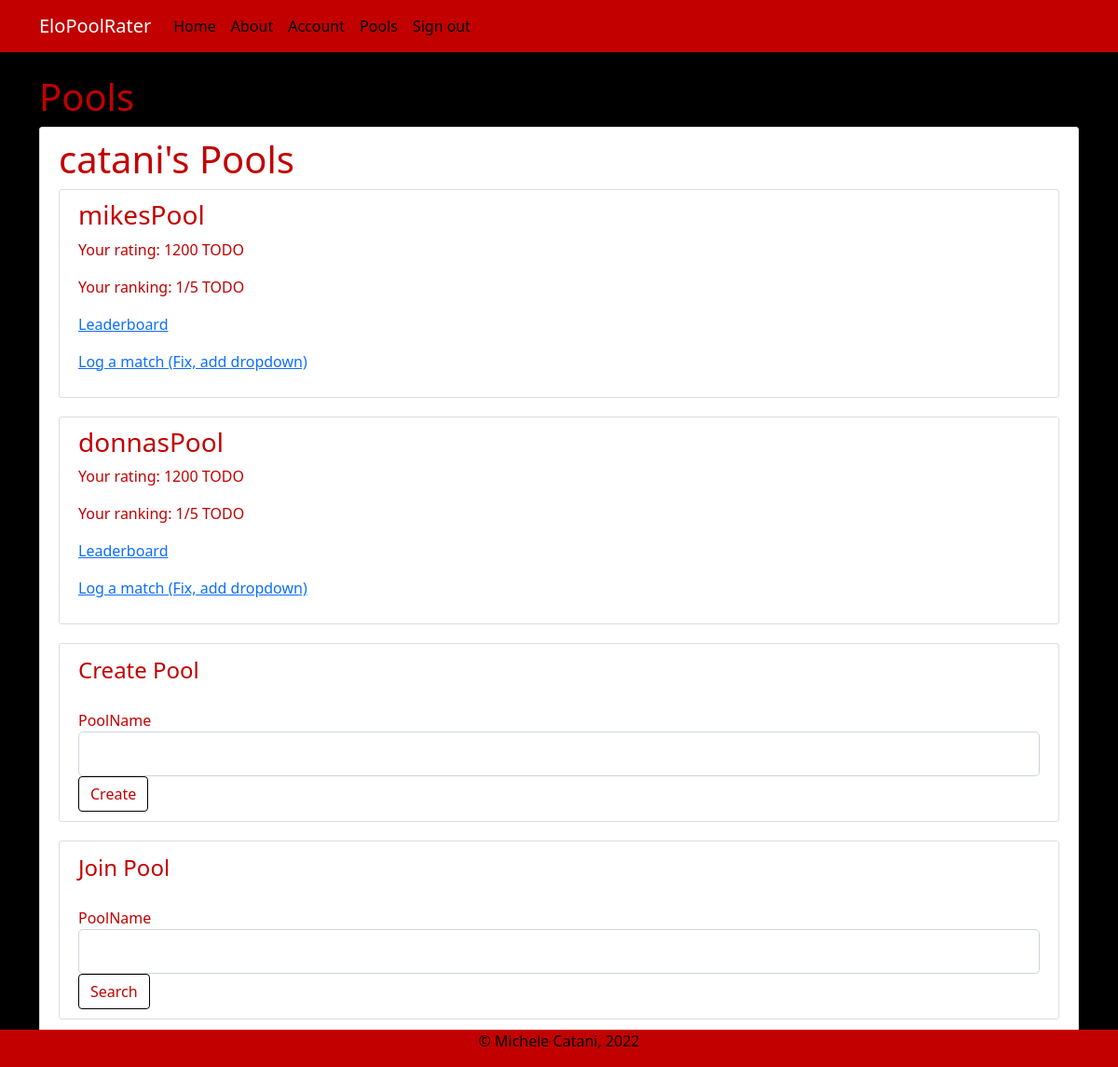
Before: /pools (signed in) with the older database file.
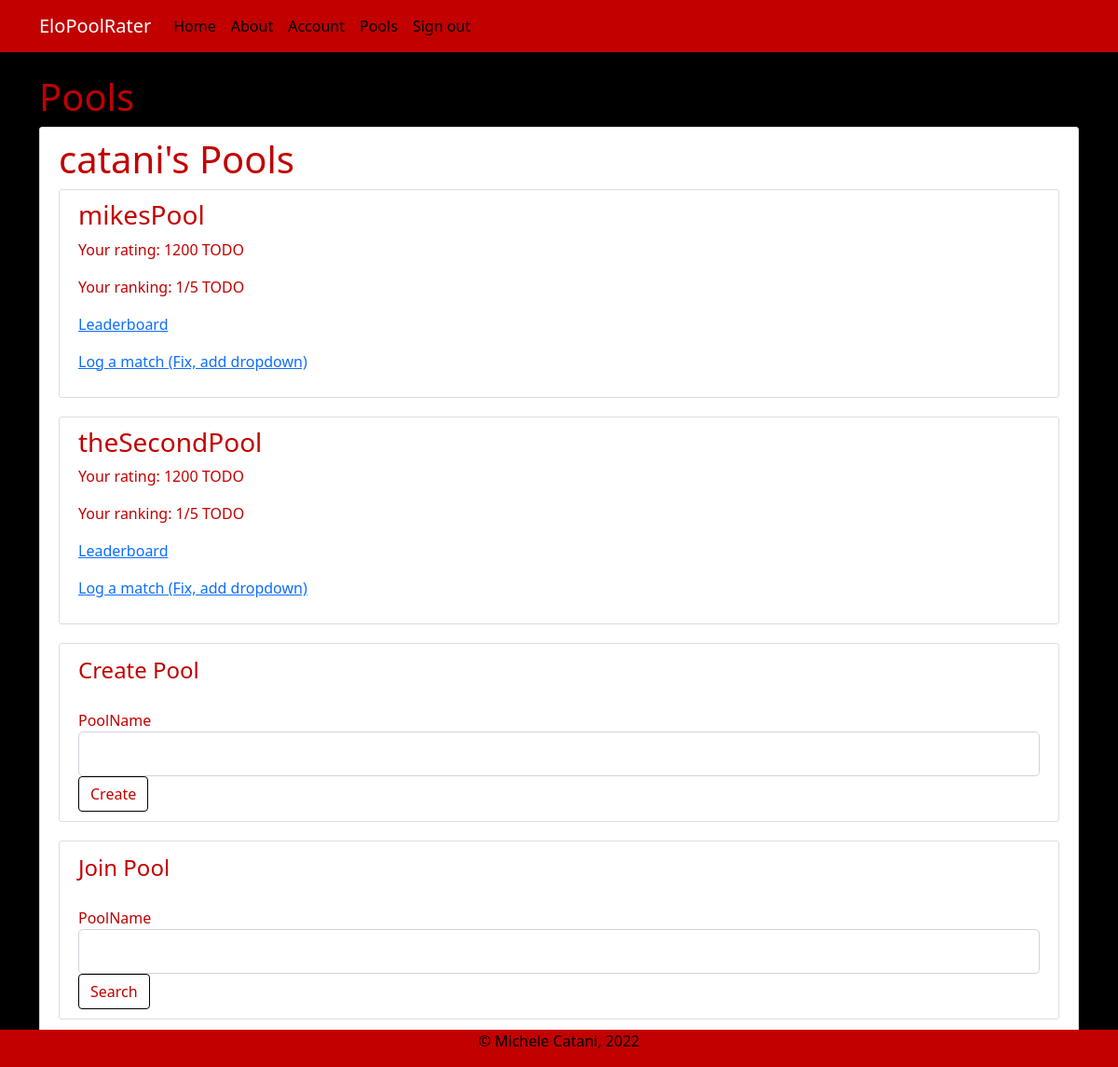
After: the same page with the newer database file.
### rankTheBoysApp/models.py (models this page shows, shortened)
class Pool(db.Model):
    __tablename__ = 'pools'
    id = db.Column(db.Integer, primary_key=True)
    name = db.Column(db.String(20), nullable=False)
    users = db.relationship('User', secondary='userpools')

### rankTheBoysApp/pools/routes.py (the view, shortened to what this page needs)
@thePools.route("/pools", methods=['GET', 'POST'])
@login_required
def pools():
    form = CreatePoolForm()
    form1 = JoinPoolForm()
    if form1.search.data and form1.validate():
        pool = Pool.query.filter_by(name=form1.poolname.data).first()
        current_user.pools.append(pool)
        db.session.commit()
        flash('You have joined the pool!')
        return redirect(url_for('pools.pools'))
    return render_template('pools.html', title='Pools', form=form, form1=form1)

### rankTheBoysApp/pools/forms.py (shortened to what this page needs)
class CreatePoolForm(FlaskForm):
    poolname = StringField('PoolName', validators=[DataRequired(), Length(min=2, max=20)])
    submit = SubmitField('Create')

class JoinPoolForm(FlaskForm):
    poolname = StringField('PoolName', validators=[DataRequired(), Length(min=2, max=20)])
    search = SubmitField('Search')

### rankTheBoysApp/models.py (called while the page is built)
@login_manager.user_loader
def load_user(user_id):
    return User.query.get(int(user_id))

### rankTheBoysApp/templates/pools.html (shortened to what this page needs)
{% extends "layout.html" %}
{%block content%}
    <h1>Pools</h1>
    <div class="content-section">
        <div class="media-body">
            <h2 class="account-heading"> {{ current_user.username }}'s Pools </h>
        </div>
        <div>
            {% if current_user.pools %}
                {% for pool in current_user.pools %}
                <div class="media content-section">
                    <h3>{{ pool.name }}</h3>
                    <p>Your rating: 1200 TODO </p>
                    <p>Your ranking: 1/5 TODO </p>
                    <p><a class="mr-2" href="{{ url_for('pools.leaderboard', poolname=pool.name)}}">Leaderboard</a></p>
                    <p><a class="mr-2" href="{{ url_for('pools.log_match', poolname=pool.name)}}">Log a match (Fix, add dropdown)</a></p>
                </div>
                {% endfor %}
            {% else %}
                <p>You currently aren't in any pools!</p>
            {% endif %}
        </div>
        <div class="media content-section">
            <form method="POST" action = "">
                <fieldset class="form_group">
                    <legend class="border_bottom mb-4"> Create Pool</legend>
                    <div class = "form-group">
                        {{  form.poolname.label(class="form=control-label") }}
                        {% if form.poolname.errors %}
                            {{form.poolname(class="form-control form-control-lg is-invalid")}}
                            <div class="invalid-feedback">
                                {% for error in form.poolname.errors %}
                                    <span>
                                        {{ error }}
                                    </span>
                                {% endfor %}
                                </div>
                        {% else %}
                        {{  form.poolname(class="form-control form-control-lg") }}
                        {%endif%}
                    </div>
                </fieldset>
                <div class="form-group">
                    {{ form.submit(class="btn btn-outline-info") }}
                </div>
            </form>
        </div>
        <div class="media content-section">
            <form method="POST" action = "">
                <fieldset class="form_group">
                    <legend class="border_bottom mb-4"> Join Pool</legend>
                    <div class = "form-group">
                        {{  form1.poolname.label(class="form=control-label") }}
                        {% if form1.poolname.errors %}
                            {{form1.poolname(class="form-control form-control-lg is-invalid")}}
                            <div class="invalid-feedback">
                                {% for error in form1.poolname.errors %}
                                    <span>
                                        {{ error }}
                                    </span>
                                {% endfor %}
                                </div>
                        {% else %}
                        {{  form1.poolname(class="form-control form-control-lg") }}
                        {%endif%}
                    </div>
                </fieldset>
                <div class="form-group">
                    {{ form1.search(class="btn btn-outline-info") }}
                </div>
            </form>
        </div>
    </div>
{% endblock %}

Changed rows visible on the page:
changed Pool: name "donnasPool" → "theSecondPool"
